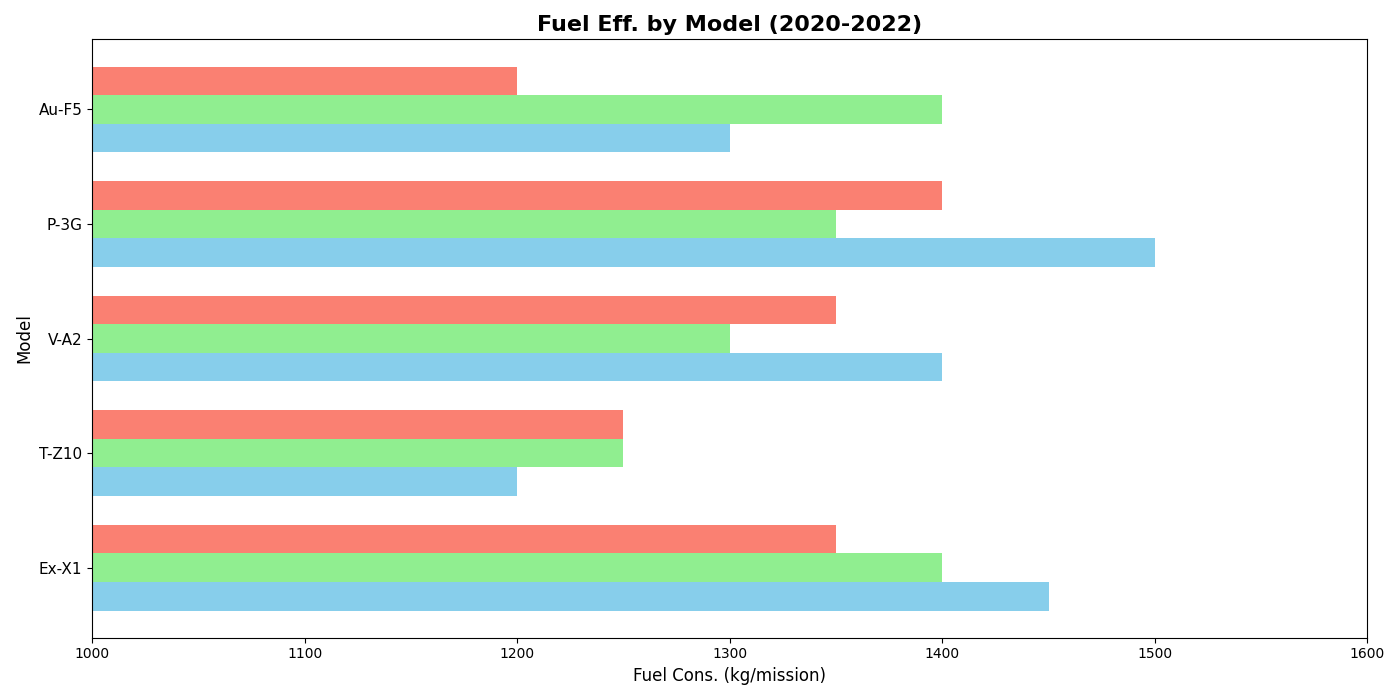

The Python source for this figure:
import matplotlib.pyplot as plt
import numpy as np

models = ['Ex-X1', 'T-Z10', 'V-A2', 'P-3G', 'Au-F5']
fuel_2020 = [1450, 1200, 1400, 1500, 1300]
fuel_2021 = [1400, 1250, 1300, 1350, 1400]
fuel_2022 = [1350, 1250, 1350, 1400, 1200]

fig, ax1 = plt.subplots(figsize=(14, 7))

bar_height = 0.25
y = np.arange(len(models))

ax1.barh(y - bar_height, fuel_2020, bar_height, color='skyblue')
ax1.barh(y, fuel_2021, bar_height, color='lightgreen')
ax1.barh(y + bar_height, fuel_2022, bar_height, color='salmon')

ax1.set_title('Fuel Eff. by Model (2020-2022)', fontsize=16, fontweight='bold')
ax1.set_ylabel('Model', fontsize=12)
ax1.set_xlabel('Fuel Cons. (kg/mission)', fontsize=12)
ax1.set_yticks(y)
ax1.set_yticklabels(models, fontsize=11)
ax1.set_xlim(1000, 1600)

plt.tight_layout()
plt.show()
